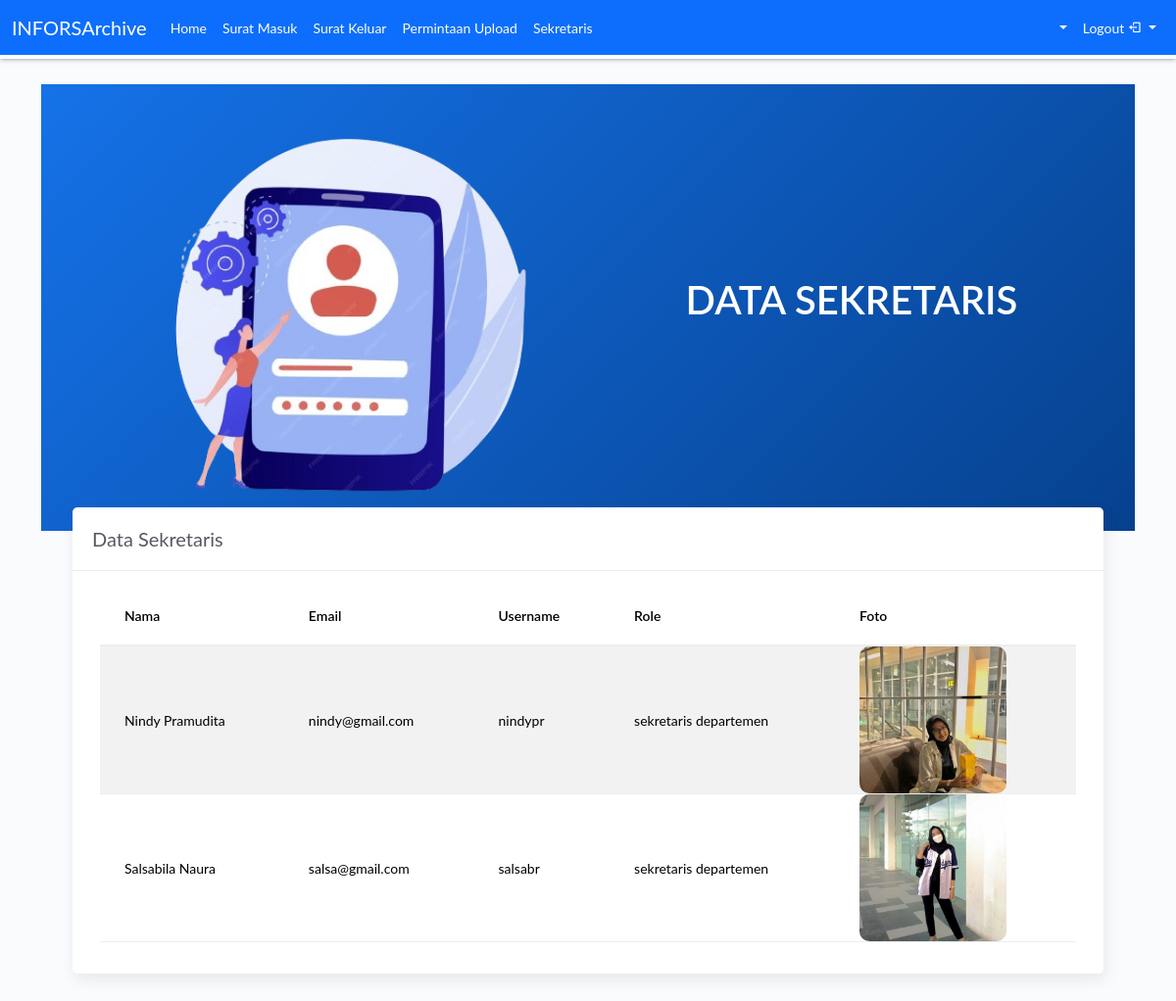
The app's page /view/admin/sekretaris.php (signed in) with its own data.
### tables this page shows
CREATE TABLE `user` (
  `id` int(11) NOT NULL,
  `nama` varchar(100) NOT NULL,
  `email` varchar(50) NOT NULL,
  `username` varchar(100) NOT NULL,
  `password` varchar(100) NOT NULL,
  `departemen` varchar(50) NOT NULL,
  `jabatan` varchar(50) NOT NULL,
  `foto` varchar(100) NOT NULL
);

### view/admin/sekretaris.php (the view, shortened to what this page needs)
<?php
include_once('../../config/koneksi.php');
$allowed_roles = ['sekretaris departemen', 'sekretaris panitia', 'sekretaris divisi'];
$role_condition = implode("', '", $allowed_roles);
$page = isset($_GET['page']) && is_numeric($_GET['page']) ? $_GET['page'] : 1;
$limit = 5;
$offset = ($page - 1) * $limit;
$query = "SELECT * FROM user WHERE jabatan IN ('$role_condition') LIMIT $offset, $limit";
$result = mysqli_query($con, $query);
?>
<!DOCTYPE html>
<html lang="en">
<head>
    <?php include '../../role/admin/admin-header.php'; ?>
</head>
<body>
    <div class="container container-fluid">
        <div class="wrapper">
            <div class="main-panel pt-4">
                <div class="content">
                    <div class="panel-header bg-primary-gradient">
                        <div class="page-inner py-2">
                            <div class="row">
                                <div class="col-md-6">
                                    <img src="../../assets/img/sekree.png" alt="" class="img-fluid" style="height: 55vh;">
                                </div>
                                <div class="col-md-6 d-flex align-items-center justify-content-center">
                                    <div class="text-center">
                                        <h3 class="text-white pb-2 fw-bold" style="font-size: 40px;">DATA SEKRETARIS</h3>
                                    </div>
                                </div>
                            </div>
                        </div>
                    </div>
                    <div class="page-inner mt--5">
                        <div class="col-md-12">
                            <div class="card">
                                <div class="card-header">
                                    <div class="d-flex align-items-center">
                                        <h4 class="card-title">Data Sekretaris</h4>
                                    </div>
                                </div>
                                <div class="container container-fluid">
                                    <div class="card-body">
                                        <div class="table-responsive">
                                        <table id="add-row" class="display table table-striped table-hover">
                                            <thead>
                                                <tr>
                                                    <th scope="col">Nama</th>
                                                    <th scope="col">Email</th>
                                                    <th scope="col">Username</th>
                                                    <th scope="col">Role</th>
                                                    <th scope="col">Foto</th>
                                                </tr>
                                            </thead>
                                            <tbody>
                                                <?php
                                                while ($row = mysqli_fetch_assoc($result)) {
                                                    ?>
                                                    <tr>
                                                        <td><?php echo $row['nama']; ?></td>
                                                        <td><?php echo $row['email']; ?></td>
                                                        <td><?php echo $row['username']; ?></td>
                                                        <td><?php echo $row['jabatan']; ?></td>
                                                        <td>
                                                            <?php
                                                            $file_name = $row['foto'];
                                                            $file_path = '../../uploads/' . basename($file_name);
                                                            ?>
                                                            <div class="image-frame">
                                                                <img src="<?= $file_path ?>" class="img-fluid rounded-start" alt="Foto Profil" style="height: 20vh;">
                                                            </div>
                                                        </td>
                                                    </tr>
                                                    <?php
                                                }
                                                ?>
                                            </tbody>
                                        </table>
                                        </div>
                                    </div>
                                </div>
                            </div>
                        </div>
                    </div>
                </div>
            </div>
        </div>
    </div>
</body>
</html>

### assets/css/main.css (style rules this page uses)
:root { --footer : linear-gradient(to top, #7e7fd8, #589dda); }
body, h1, .h1, h2, .h2, h3, .h3, h4, .h4, h5, .h5, h6, .h6, p, .navbar, .brand, .btn-simple, .alert, a, .td-name, td, button.close { -moz-osx-font-smoothing: grayscale; -webkit-font-smoothing: antialiased; font-family: 'Lato', sans-serif; }
body { font-size: 14px; color: #575962; }
h3, .h3 { font-size: 1.1625rem; }
h4, .h4 { font-size: 1.0375rem; }
h1, h2, h3, h4, h5, h6, .h1, .h2, .h3, .h4, .h5, .h6 { line-height: 1.4; }
.fw-bold { font-weight: 600 !important; }
body { min-height: 100vh; position: relative; background: #f9fbfd; }
.mt--5, .my--5 { margin-top: -3rem !important; }
.wrapper { min-height: 100vh; position: relative; top: 0; height: 100vh; }
.main-panel { position: relative; width: calc(100%); height: 100vh; min-height: 100%; float: right; transition: all .3s; margin-top: 62px; }
.page-inner { padding: 1.5rem 0; }
@media (min-width: 576px) { .page-inner { padding-right: 1rem; padding-left: 1rem; } }
@media (min-width: 992px) { .page-inner { padding-right: 2rem; padding-left: 2rem; } }
.card, .card-light { border-radius: 5px; background-color: #ffffff; margin-bottom: 30px; -webkit-box-shadow: 2px 6px 15px 0px rgba(69, 65, 78, 0.1); -moz-box-shadow: 2px 6px 15px 0px rgba(69, 65, 78, 0.1); box-shadow: 2px 6px 15px 0px rgba(69, 65, 78, 0.1); border: 0px; }
.card .card-header, .card-light .card-header { padding: 1rem 1.25rem; background-color: transparent; border-bottom: 1px solid #ebecec !important; }
.card .card-header:first-child, .card-light .card-header:first-child { border-radius: 0px; }
.card-title { margin: 0; color: #575962; font-size: 20px; font-weight: 400; line-height: 1.6; }
.table > thead > tr > th, .table > tbody > tr > th, .table > tfoot > tr > th, .table > thead > tr > td, .table > tbody > tr > td, .table > tfoot > tr > td { vertical-align: middle; }
.table > tbody > tr > td, .table > tbody > tr > th { padding: 8px; }
.table thead th { border-bottom-width: 2px; font-weight: 600; }
.table td, .table th { font-size: 14px; border-top-width: 0px; border-bottom: 1px solid; border-color: #ebedf2 !important; padding: 0 25px !important; height: 60px; vertical-align: middle !important; }
.bg-primary-gradient { background: #1572E8 !important; background: linear-gradient(-45deg, #06418E, #1572E8) !important; }

### assets/css/style.css (style rules this page uses)
:root { --footer : linear-gradient(to top, #7e7fd8, #589dda); }
.page-inner { animation-duration: 1s; animation-timing-function: ease-out; }

### view/admin/sekretaris.php (style rules this page uses)
.image-frame { border-radius: 10px; overflow: hidden; width: 150px; height: 150px; }
.image-frame img { width: 100%; height: 100%; object-fit: cover; }

### records on screen
user: nama "Nindy Pramudita", email "nindy@gmail.com", username "nindypr", jabatan "sekretaris departemen", foto (picture)
user: nama "Salsabila Naura", email "salsa@gmail.com", username "salsabr", jabatan "sekretaris departemen", foto (picture)
